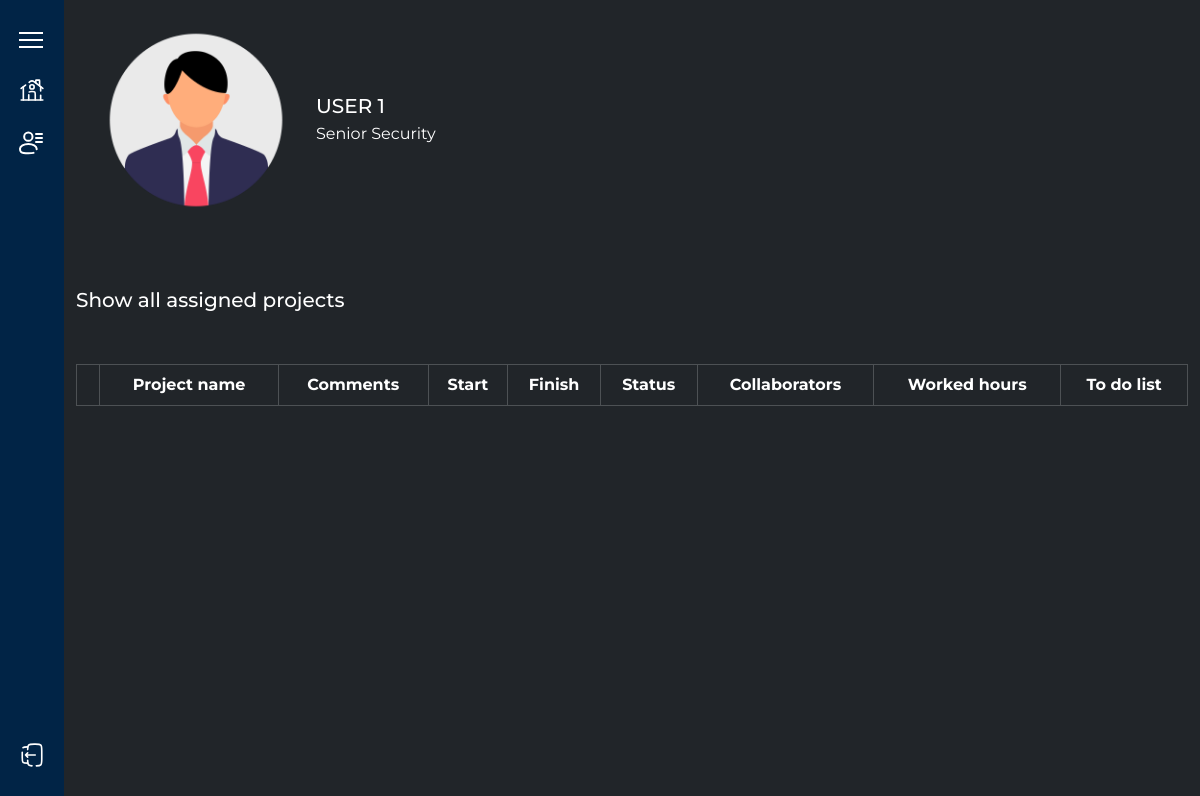
Page /assigned_projects/2 on the earlier database version.
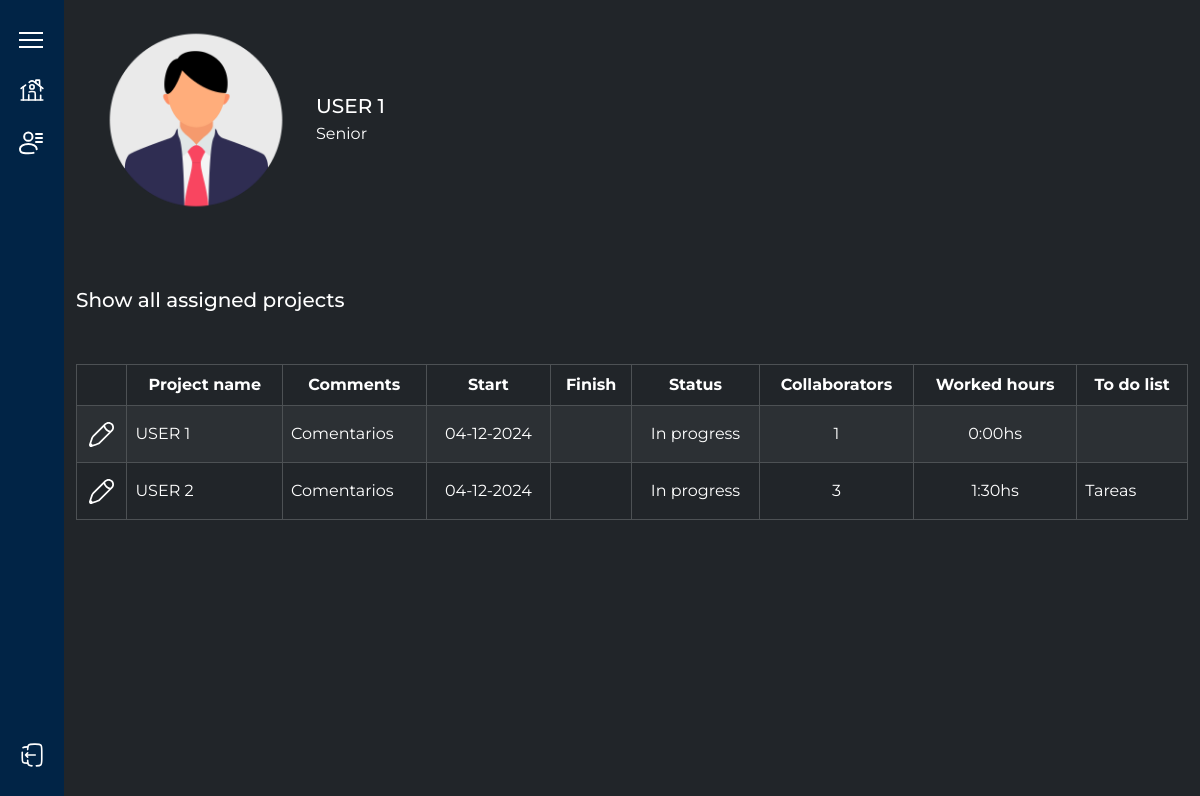
Same page on the later database version.
### tables this page shows
CREATE TABLE users (
                    id INTEGER PRIMARY KEY AUTOINCREMENT,
                    name TEXT NOT NULL,
                    last_name TEXT NOT NULL,
                    position TEXT NOT NULL,
                    email TEXT NOT NULL UNIQUE,
                    role BOOLEAN DEFAULT 1,  -- 1 means user, 0 means admin,
                    profile_picture TEXT
        );

CREATE TABLE projects (
                id INTEGER PRIMARY KEY AUTOINCREMENT,
                project_name TEXT NOT NULL,
                comments TEXT,
                start DATE NOT NULL DEFAULT CURRENT_DATE,
                finish DATE DEFAULT NULL,
                status BOOLEAN DEFAULT 1,  -- 1 means In Progress, 0 means Finished,
                worked_hours INTEGER DEFAULT 0,
                worked_minutes INTEGER DEFAULT 0,
                to_do_list TEXT,
                creator_id INTEGER NOT NULL,
                assigned_id INTEGER DEFAULT NULL,
                FOREIGN KEY(creator_id) REFERENCES users(id) ON DELETE CASCADE
            );

### src/app.py (the view)
@app.route('/assigned_projects/<int:user_id>')
def assigned_projects(user_id):
    db = get_db_connection()
    project_service = ProjectService(db)
    user_service = UserService(db)
    projects = project_service.get_assigned_projects_by_user(user_id)
    users = user_service.get_all_users()
    user = user_service.get_user_by_id(user_id)
    db.close()
    return render_template('home.html', page='assigned_projects', projects=projects, users=users, user=user)

### src/app.py (called while the page is built)
def get_db_connection():
    conn = connect('database.db')
    conn.row_factory = sqlite3.Row
    return conn

### src/services/user_service.py (called while the page is built)
    def get_all_users(self):
        cursor = self.db.cursor()
        cursor.execute('SELECT * FROM users')
        return cursor.fetchall()

    def get_user_by_id(self, user_id):
        cursor = self.db.cursor()
        cursor.execute('SELECT * FROM users WHERE id = ?', (user_id,))
        return cursor.fetchone()

### src/templates/home.html (shortened to what this page needs)
{% extends 'index.html' %}
{% block content_home %}
    {% block base_sidebar %}
        {% include "base_sidebar.html" %}
    {% endblock base_sidebar %}
    <div class="container-fluid">
        <div class="row align-items-center">
            <div class="col-md-6 d-flex align-items-center">
                <div class="profile-icon">
                    <img src="{{ url_for('static', filename='img/profile-img.png') }}" alt="" class="rounded-circle profile-img">
                </div>
                <div>
                    <div class="h5 mb-1">
                        {{ user.name ~ ' ' ~ user.last_name }}
                    </div>
                    <div>
                        {{ user.position }}
                    </div>
                </div>
            </div>
        </div>
    </div>
    <div class="container-fluid pt-5">
        <div class="row align-items-center">
            <div class="col-md-6 d-flex align-items-center">
                {% if page == 'home' %}
                    <div class="h5 mb-1">
                        Show all projects
                    </div>
                {% elif page == 'users' %}
                    <div class="h5 mb-1">
                        Show all users
                    </div>
                {% elif page == 'assigned_projects' %}
                    <div class="h5 mb-1">
                        Show all assigned projects
                    </div>
                {% endif %}
            </div>
        </div>
    </div>
    {% if page == 'home' %}
        {% block content_table %}
            {% include "table-projects.html" %}
        {% endblock content_table %}
    {% elif page == 'users' %}
        {% block content_table_user %}
            {% include "table-users.html" %}
        {% endblock content_table_user %}
    {% elif page == 'projects_user' %}
        {% block content_table_projects_user %}
            {% include "table-projects-user.html" %}
        {% endblock content_table_projects_user %}
    {% elif page == 'assigned_projects' %}
        {% block content_table_assigned_projects %}
            {% include "table-assigned-projects.html" %}
        {% endblock content_table_assigned_projects %}
    {% endif %}
{% endblock content_home %}

### src/templates/index.html (shortened to what this page needs)
<!DOCTYPE html>
<html lang="en">
<head>
    <link href="https://cdn.jsdelivr.net/npm/bootstrap@5.3.3/dist/css/bootstrap.min.css" rel="stylesheet">
    <link rel="stylesheet" href="{{ url_for('static', filename='css/style.css') }}">
    <link rel="stylesheet" href="https://cdnjs.cloudflare.com/ajax/libs/bootstrap-select/1.14.0-beta2/css/bootstrap-select.min.css">
</head>
<body class="text-white">
    <main id="main">
        {% block content_home %}
        {% endblock content_home %}
    </main>
</body>
</html>

### src/templates/base_sidebar.html (shortened to what this page needs)
{% block base_sidebar %}
    <nav class="sidebar-app text-light" id="sidebar">
        <ul class="list-unstyled flex-grow-1">
            <li class="menu-container-app">
                <div class="menu-app" id="menu">
                    <div></div>
                    <div></div>
                    <div></div>
                </div>
            </li>
            <li>
                <a href="/">
                    <img src="{{ url_for('static', filename='img/home-icon.svg') }}" alt="">
                </a>
            </li>
                {% if page == 'home' %}
                    {% block sidebar_home %}
                        {% include "sidebar-home.html" %}
                    {% endblock sidebar_home %}
                {% elif page == 'users' %}
                    {% block list_users %}
                        {% include "sidebar-list-users.html" %}
                    {% endblock list_users %}
                {% elif page == 'projects_user' %}
                    {% block projects_user %}
                        {% include "sidebar-projects-user.html" %}
                    {% endblock projects_user %}
                {% elif page == 'assigned_projects' %}
                    {% block assigned_projects %}
                        {% include "sidebar-assigned-projects.html" %}
                    {% endblock assigned_projects %}
                {% endif %}
            <li class="mt-auto">
                <a href="#">
                    <img src="{{ url_for('static', filename='img/logout-icon.svg') }}" alt="">
                </a>
            </li>
        </ul>
    </nav>
{% endblock base_sidebar %}

### src/templates/sidebar-assigned-projects.html (shortened to what this page needs)
{% block assigned_projects %}
    <li>
        <a href="/users">
            <img src="{{ url_for('static', filename='img/list-users-icon.svg') }}" alt="">
        </a>
    </li>
{% endblock assigned_projects %}

### src/templates/table-assigned-projects.html (shortened to what this page needs)
{% block content_table_assigned_projects %}
    <div class="container-fluid py-5">
        <div class="row align-items-center">
            <div class="col-12 table-responsive">
                <table class="table table-bordered table-striped table-dark mx-auto bg-black">
                    <thead>
                        <tr>
                            <th scope="col"></th>
                            <th scope="col" class="text-center align-middle">Project name</th>
                            <th scope="col" class="text-center align-middle">Comments</th>
                            <th scope="col" class="text-center align-middle">Start</th>
                            <th scope="col" class="text-center align-middle">Finish</th>
                            <th scope="col" class="text-center align-middle">Status</th>
                            <th scope="col" class="text-center align-middle">Collaborators</th>
                            <th scope="col" class="text-center align-middle">Worked hours</th>
                            <th scope="col" class="text-center align-middle">To do list</th>
                        </tr>
                    </thead>
                    <tbody>
                        {% for project in projects %}
                            <tr>
                                <td>
                                    <a href="#" class="text-primary fw-bold text-decoration-none" data-menu="{{ project.id }}" onclick="toggleMenu(event, '{{ project.id }}')">
                                        <div class="d-flex justify-content-center align-items-center align-middle" style="height: 2.5rem;">
                                            <img src="{{ url_for('static', filename='img/menu-icon.svg') }}" alt="">
                                        </div>
                                    </a>
                                </td>
                                <td class="align-middle">{{ project.project_name }}</td>
                                <td class="align-middle">{{ project.comments }}</td>
                                <td class="text-center align-middle">{{ project.start }}</td>
                                <td class="text-center align-middle">
                                </td>
                                <td class="text-center align-middle">
                                    {% if project.status == 1 %}
                                        In progress
                                    {% elif project.status == 0 %}
                                        Finished
                                    {% else %}
                                        Unknown
                                    {% endif %}
                                </td>
                                <td class="text-center align-middle">{{ project.collaborators | length }}</td>
                                <td class="text-center align-middle">
                                    {{ '%d:%02dhs' | format(project.worked_hours, project.worked_minutes) }}
                                </td>
                                <td class="align-middle">{{ project.to_do_list }}</td>
                            </tr>
                        {% endfor %}
                    </tbody>
                </table>
            </div>
        </div>
    </div>
{% endblock content_table_assigned_projects %}

### src/static/css/style.css (style rules this page uses)
:root { --background-color: white; --background-color-sidebar: #012446; --text-title-color: #053D4E; --text-color: #32363B; --text-color-sidebar: #FFF; --icon-color: #32363B; --icon-menu-color: #707780; --menu-color: #FFF; --text-selected-color: #355CC0; --background-selected: #EBF0FF; --background-hover: #EBF0FF; --border-color: #E6E9ED; }
* { margin: 0; padding: 0; box-sizing: border-box; font-family: "Montserrat", sans-serif; }
body { width: 100%; height: 100vh; background-color: #212529; }
.sidebar-app { display: flex; flex-direction: column; margin-top: 0; width: 4rem; height: 100vh; position: fixed; top: 0; left: 0; z-index: 100; padding: 1.1rem 0; overflow-y: auto; background-color: var(--background-color-sidebar); transition: width 0.5s ease; }
.sidebar-app ul { display: flex; flex-direction: column; list-style: none; padding: 0; margin: 0; height: 100%; }
.sidebar-app li { list-style: none; }
.sidebar-app a { display: flex; align-items: center; gap: 1.3rem; padding: 0.9rem 0.7rem; text-decoration: none; margin: 0 0.5rem; border-radius: 0.5rem; white-space: nowrap; overflow: hidden; color: var(--text-color-sidebar); }
.sidebar-app img { width: 1.6rem; }
.menu-container-app { display: block; align-items: center; gap: 1.3rem; padding: 0.9rem 0.7rem; margin: 0 0.5rem; cursor: pointer; }
.menu-app { width: 1.5rem; height: 1rem; display: flex; flex-direction: column; justify-content: space-between; }
.menu-app div { width: 100% !important; height: 0.15rem !important; background-color: var(--menu-color) !important; }
main { margin-left: 4rem; transition: margin-left 0.5s ease; }
.profile-icon { display: flex; justify-content: center; align-items: center; }
.profile-img { width: 15rem; height: 15rem; }
.table { color: #0000; }
.table-dark { background-color: #000 !important; }

Differences in the rows shown:
changed users "USER 1": position "Senior Security" → "Senior"
added projects: project_name "USER 1", comments "Comentarios", start "04-12-2024", status "In progress", collaborators|length "1", worked_hours+worked_minutes "0:00hs"
added projects: project_name "USER 2", comments "Comentarios", start "04-12-2024", status "In progress", collaborators|length "3", worked_hours+worked_minutes "1:30hs", to_do_list "Tareas"
